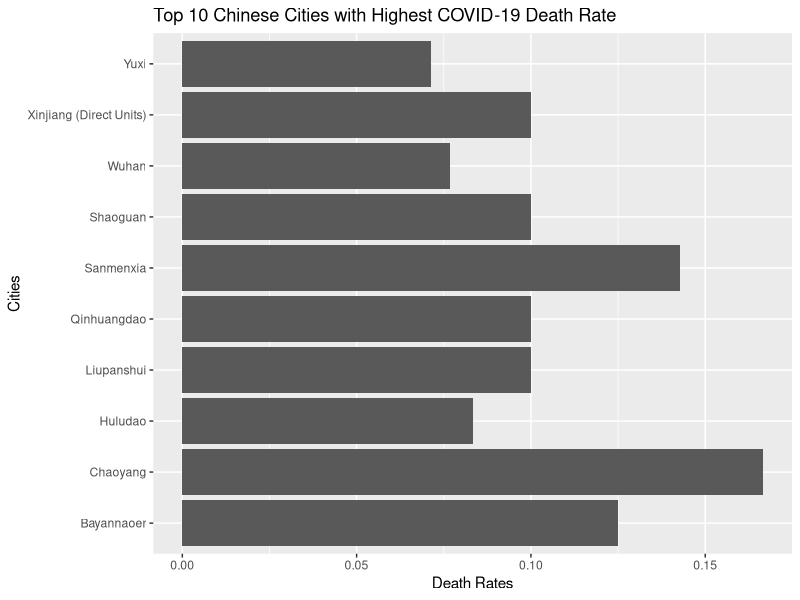

Here is the R script that generated this plot: (Note: this script raises an error after producing the figure.)
library(dplyr)
library(lubridate)
library(skimr)
library(tidyverse)

covid_confirmed <- read_csv("data/covid19/City_Confirmed_20200115_20210114.csv")
covid_death <- read_csv("data/covid19/City_Death_20200115_20210114.csv")

covid <- covid_confirmed %>% 
  left_join(., covid_death)

covid_death_plot <- covid %>% 
  select(City_EN, T_C_210114, T_D_210114) %>% 
  mutate(death_rate = T_D_210114 / T_C_210114) %>% 
  arrange(desc(death_rate)) %>% 
  filter(death_rate > 0.07) %>% 
  ggplot(aes(x = City_EN,
             y = death_rate)) +
  geom_col() +
  coord_flip() +
  labs(title = "Top 10 Chinese Cities with Highest COVID-19 Death Rate",
       x = "Cities",
       y = "Death Rates")

saveRDS(covid_death_plot, "milestone3/covid_death_plot.RDS")
